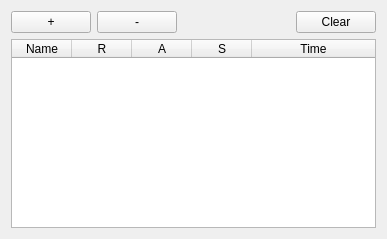
<?xml version="1.0" encoding="UTF-8"?>
<ui version="4.0">
 <class>qSlicerPathXplorerTableWidget</class>
 <widget class="qSlicerWidget" name="qSlicerPathXplorerTableWidget">
  <property name="geometry">
   <rect>
    <x>0</x>
    <y>0</y>
    <width>387</width>
    <height>239</height>
   </rect>
  </property>
  <property name="windowTitle">
   <string>Form</string>
  </property>
  <layout class="QVBoxLayout" name="verticalLayout">
   <item>
    <layout class="QHBoxLayout" name="horizontalLayout">
     <item>
      <widget class="QPushButton" name="AddButton">
       <property name="text">
        <string>+</string>
       </property>
       <property name="checkable">
        <bool>true</bool>
       </property>
      </widget>
     </item>
     <item>
      <widget class="QPushButton" name="DeleteButton">
       <property name="text">
        <string>-</string>
       </property>
      </widget>
     </item>
     <item>
      <spacer name="horizontalSpacer">
       <property name="orientation">
        <enum>Qt::Horizontal</enum>
       </property>
       <property name="sizeHint" stdset="0">
        <size>
         <width>40</width>
         <height>20</height>
        </size>
       </property>
      </spacer>
     </item>
     <item>
      <widget class="QPushButton" name="ClearButton">
       <property name="text">
        <string>Clear</string>
       </property>
      </widget>
     </item>
    </layout>
   </item>
   <item>
    <widget class="QTableWidget" name="TableWidget">
     <property name="alternatingRowColors">
      <bool>false</bool>
     </property>
     <property name="selectionMode">
      <enum>QAbstractItemView::SingleSelection</enum>
     </property>
     <property name="selectionBehavior">
      <enum>QAbstractItemView::SelectRows</enum>
     </property>
     <property name="columnCount">
      <number>5</number>
     </property>
     <attribute name="horizontalHeaderDefaultSectionSize">
      <number>60</number>
     </attribute>
     <attribute name="horizontalHeaderStretchLastSection">
      <bool>true</bool>
     </attribute>
     <column>
      <property name="text">
       <string>Name</string>
      </property>
     </column>
     <column>
      <property name="text">
       <string>R</string>
      </property>
     </column>
     <column>
      <property name="text">
       <string>A</string>
      </property>
     </column>
     <column>
      <property name="text">
       <string>S</string>
      </property>
     </column>
     <column>
      <property name="text">
       <string>Time</string>
      </property>
     </column>
    </widget>
   </item>
  </layout>
 </widget>
 <customwidgets>
  <customwidget>
   <class>qSlicerWidget</class>
   <extends>QWidget</extends>
   <header>qSlicerWidget.h</header>
   <container>1</container>
  </customwidget>
 </customwidgets>
 <resources/>
 <connections/>
</ui>
